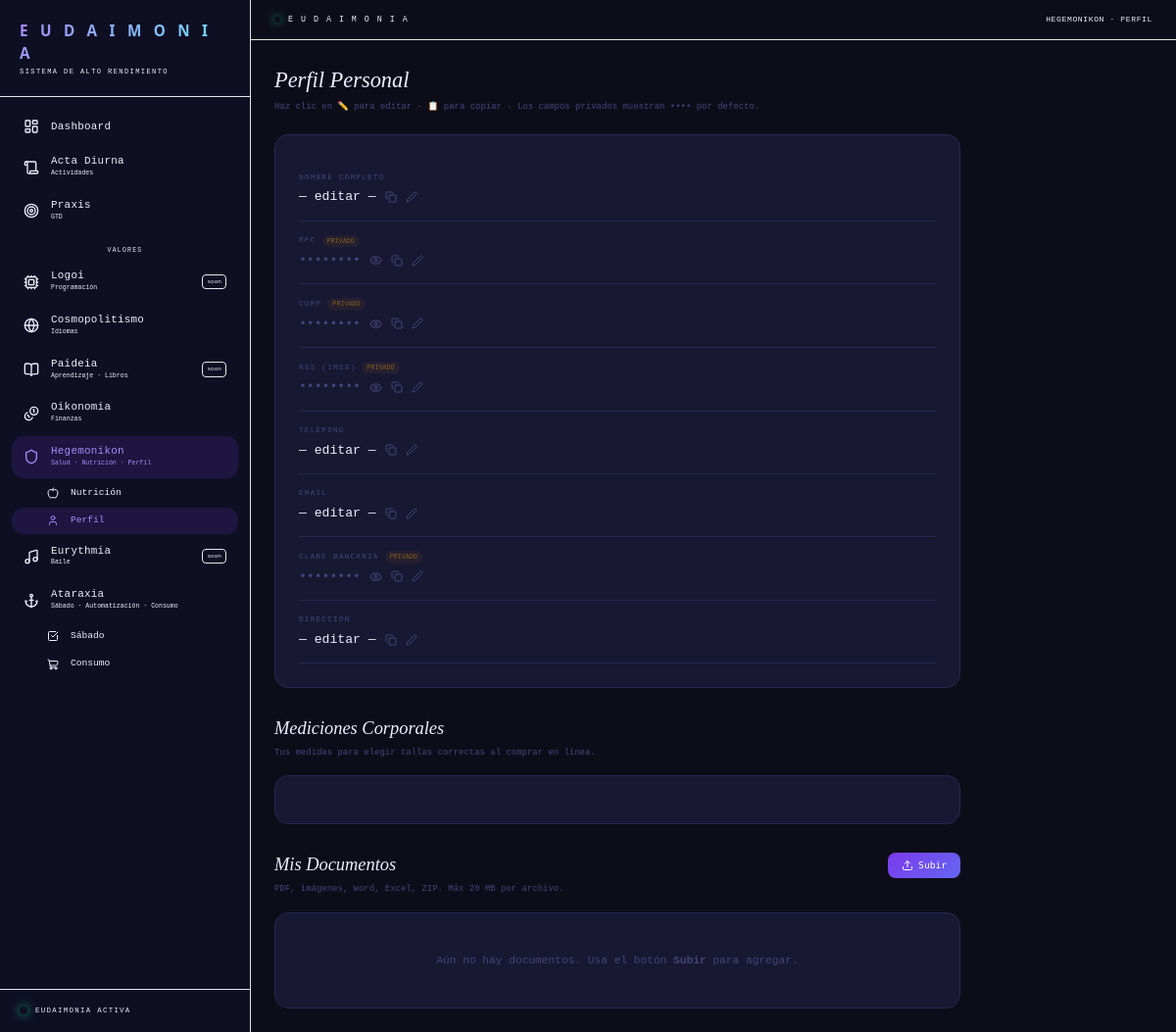
The app's page /perfil/ with its own data.
### tables this page shows
CREATE TABLE personal_info (
            key     TEXT PRIMARY KEY,
            label   TEXT NOT NULL,
            value   TEXT NOT NULL,
            private INTEGER DEFAULT 0
        );

### gio_v3/modules/perfil/routes.py (the view)
@perfil_bp.route('/')
def index():
    with get_db() as db:
        info         = db.execute("SELECT * FROM personal_info ORDER BY rowid").fetchall()
        measurements = db.execute("SELECT * FROM body_measurements ORDER BY rowid").fetchall()
        docs         = db.execute("SELECT * FROM profile_docs ORDER BY uploaded_at DESC").fetchall()
    return render_template('perfil/index.html', info=info, measurements=measurements, docs=docs)

### gio_v3/database.py (called while the page is built)
def get_db():
    conn = sqlite3.connect(DB_PATH)
    conn.row_factory = sqlite3.Row
    return conn

### gio_v3/templates/perfil/index.html (shortened to what this page needs)
{% extends "tw/layout.html" %}{% set pg='perfil' %}
{% block title %}Hegemonikon — Eudaimonia{% endblock %}{% block topright %}HEGEMONIKON · PERFIL{% endblock %}
{% block content %}
<div style="max-width:700px;width:100%;">
  <div style="font-family:var(--serif);font-size:1.4rem;font-style:italic;font-weight:300;margin-bottom:4px;">Perfil Personal</div>
  <div style="font-size:.56rem;color:var(--dim);margin-bottom:20px;">Haz clic en ✏️ para editar · 📋 para copiar · Los campos privados muestran •••• por defecto.</div>
  <div class="tile" style="padding:24px;margin-bottom:28px;">
    {% for item in info %}
    <div style="padding:14px 0;border-bottom:1px solid var(--b);display:flex;flex-direction:column;gap:4px;" data-key="{{ item.key }}">
      <div style="display:flex;align-items:center;gap:6px;">
        <span style="font-size:.48rem;color:var(--dim);letter-spacing:.16em;text-transform:uppercase;">{{ item.label }}</span>
        {% if item.private %}<span style="font-size:.42rem;color:var(--gold);opacity:.5;background:var(--gold-d);padding:1px 5px;border-radius:100px;">PRIVADO</span>{% endif %}
      </div>
      <div style="display:flex;align-items:center;gap:9px;" id="vrow-{{ item.key }}">
        <span style="font-size:.82rem;color:{% if item.private %}var(--dim){% else %}var(--text){% endif %};" id="val-{{ item.key }}" data-real="{{ item.value }}" data-private="{{ item.private }}">
          {% if item.private %}••••••••{% else %}{{ item.value }}{% endif %}
        </span>
        {% if item.private %}
        <button style="background:none;border:none;color:var(--dim);cursor:pointer;display:flex;align-items:center;transition:color .16s;" onmouseenter="this.style.color='var(--gold)'" onmouseleave="this.style.color='var(--dim)'" onclick="toggleVis('{{ item.key }}')" title="Mostrar/ocultar">
          <i data-lucide="eye" style="width:13px;height:13px;"></i>
        </button>
        {% endif %}
        <button style="background:none;border:none;color:var(--dim);cursor:pointer;display:flex;align-items:center;transition:color .16s;" onmouseenter="this.style.color='var(--gold)'" onmouseleave="this.style.color='var(--dim)'" onclick="copyVal('{{ item.key }}')" title="Copiar">
          <i data-lucide="copy" style="width:12px;height:12px;"></i>
        </button>
        <button style="background:none;border:none;color:var(--dim);cursor:pointer;display:flex;align-items:center;transition:color .16s;" onmouseenter="this.style.color='var(--gold)'" onmouseleave="this.style.color='var(--dim)'" onclick="startEdit('{{ item.key }}')" title="Editar">
          <i data-lucide="edit-2" style="width:12px;height:12px;"></i>
        </button>
      </div>
    </div>
    {% endfor %}
  </div>
  <div style="font-family:var(--serif);font-size:1.15rem;font-style:italic;font-weight:300;margin-bottom:4px;">Mediciones Corporales</div>
  <div style="font-size:.56rem;color:var(--dim);margin-bottom:16px;">Tus medidas para elegir tallas correctas al comprar en línea.</div>
  <div class="tile" style="padding:24px;margin-bottom:28px;">
  </div>
  <div style="display:flex;align-items:center;justify-content:space-between;margin-bottom:4px;">
    <div style="font-family:var(--serif);font-size:1.15rem;font-style:italic;font-weight:300;">Mis Documentos</div>
    <label style="cursor:pointer;" title="Subir documento">
      <span class="btn-a" style="padding:6px 14px;font-size:.6rem;display:flex;align-items:center;gap:5px;">
        <i data-lucide="upload" style="width:12px;height:12px;"></i> Subir
      </span>
    </label>
  </div>
  <div style="font-size:.56rem;color:var(--dim);margin-bottom:16px;">PDF, imágenes, Word, Excel, ZIP. Máx 20 MB por archivo.</div>
  <div class="tile" style="padding:16px 24px;" id="docsList">
    {% if docs %}
      {% for doc in docs %}
      <div style="padding:10px 0;border-bottom:1px solid var(--b);display:flex;align-items:center;gap:10px;" id="docrow-{{ doc.id }}">
        <i data-lucide="file-text" style="width:15px;height:15px;color:var(--gold);flex-shrink:0;"></i>
        <a href="/perfil/docs/{{ doc.filename }}" target="_blank" style="flex:1;font-size:.74rem;color:var(--text);text-decoration:none;word-break:break-all;" onmouseenter="this.style.color='var(--gold)'" onmouseleave="this.style.color='var(--text)'">{{ doc.original }}</a>
        <span style="font-size:.46rem;color:var(--dim);flex-shrink:0;">{{ doc.uploaded_at[:10] }}</span>
        <button style="background:none;border:none;color:var(--dim);cursor:pointer;display:flex;align-items:center;transition:color .16s;flex-shrink:0;" onmouseenter="this.style.color='#f87171'" onmouseleave="this.style.color='var(--dim)'" onclick="deleteDoc({{ doc.id }})" title="Eliminar">
          <i data-lucide="trash-2" style="width:12px;height:12px;"></i>
        </button>
      </div>
      {% endfor %}
    {% else %}
      <div style="text-align:center;padding:24px 0;color:var(--dim);font-size:.7rem;" id="docsEmpty">Aún no hay documentos. Usa el botón <strong>Subir</strong> para agregar.</div>
    {% endif %}
  </div>
</div>
{% endblock %}

### gio_v3/templates/tw/layout.html (shortened to what this page needs)
<!DOCTYPE html>
<html lang="es" class="dark">
<head>
  <script src="https://cdn.tailwindcss.com"></script>
  <link rel="stylesheet" href="/static/css/app.css">
</head>
<body class="bg-[#0d0d1a] text-[#eeeeff] font-mono antialiased min-h-screen">
<aside id="sidebar"
       class="fixed top-0 left-0 h-full w-64 border-r border-border z-40
              flex flex-col
              -translate-x-full lg:translate-x-0"
       style="background:#0f0f24;">
  <div class="flex flex-col px-5 py-5 border-b border-border flex-shrink-0 gap-0.5">
    <span class="brand-text font-sans font-bold text-[0.95rem] tracking-[0.28em]">E U D A I M O N I A</span>
    <span class="text-[0.44rem] text-dim tracking-[0.2em] uppercase">Sistema de alto rendimiento</span>
  </div>
  <nav class="flex-1 overflow-y-auto py-3 px-3 space-y-0.5">
    {% for href, icon, label, key, prev in [
      ('/',            'layout-dashboard', 'Dashboard',    'dashboard',   ''),
      ('/actividades', 'scroll',           'Acta Diurna',  'actividades', 'Actividades'),
      ('/gtd',         'target',           'Praxis',       'gtd',         'GTD'),
    ] %}
    <a href="{{ href }}"
       class="nav-link {% if pg == key %}active{% else %}text-dim{% endif %}
              flex items-center gap-3 px-3 py-2.5 rounded-xl group">
      <i data-lucide="{{ icon }}" class="w-4 h-4 flex-shrink-0"></i>
      <div class="flex flex-col min-w-0">
        <span class="text-[0.68rem] tracking-wide leading-none">{{ label }}</span>
        {% if prev %}<span class="text-[0.41rem] text-dim mt-0.5 group-hover:text-mid transition-colors">{{ prev }}</span>{% endif %}
      </div>
    </a>
    {% endfor %}
    <div class="flex items-center gap-2 px-3 pt-3 pb-1">
      <div class="flex-1 h-px bg-border"></div>
      <span class="text-[0.4rem] text-dim tracking-[0.2em] uppercase flex-shrink-0">Valores</span>
      <div class="flex-1 h-px bg-border"></div>
    </div>
    <a href="/logoi"
       class="nav-link {% if pg == 'logoi' %}active{% else %}text-dim{% endif %}
              flex items-center gap-3 px-3 py-2.5 rounded-xl group">
      <i data-lucide="cpu" class="w-4 h-4 flex-shrink-0"></i>
      <div class="flex flex-col min-w-0 flex-1">
        <span class="text-[0.68rem] tracking-wide leading-none">Logoi</span>
        <span class="text-[0.41rem] text-dim mt-0.5 group-hover:text-mid transition-colors">Programación</span>
      </div>
      <span class="text-[0.38rem] text-dim border border-border rounded px-1 py-0.5 flex-shrink-0">soon</span>
    </a>
    <a href="/idiomas"
       class="nav-link {% if pg == 'idiomas' %}active{% else %}text-dim{% endif %}
              flex items-center gap-3 px-3 py-2.5 rounded-xl group">
      <i data-lucide="globe" class="w-4 h-4 flex-shrink-0"></i>
      <div class="flex flex-col min-w-0">
        <span class="text-[0.68rem] tracking-wide leading-none">Cosmopolitismo</span>
        <span class="text-[0.41rem] text-dim mt-0.5 group-hover:text-mid transition-colors">Idiomas</span>
      </div>
    </a>
    <a href="/paideia"
       class="nav-link {% if pg == 'paideia' %}active{% else %}text-dim{% endif %}
              flex items-center gap-3 px-3 py-2.5 rounded-xl group">
      <i data-lucide="book-open" class="w-4 h-4 flex-shrink-0"></i>
      <div class="flex flex-col min-w-0 flex-1">
        <span class="text-[0.68rem] tracking-wide leading-none">Paideia</span>
        <span class="text-[0.41rem] text-dim mt-0.5 group-hover:text-mid transition-colors">Aprendizaje · Libros</span>
      </div>
      <span class="text-[0.38rem] text-dim border border-border rounded px-1 py-0.5 flex-shrink-0">soon</span>
    </a>
    <a href="/finanzas"
       class="nav-link {% if pg == 'finanzas' %}active{% else %}text-dim{% endif %}
              flex items-center gap-3 px-3 py-2.5 rounded-xl group">
      <i data-lucide="coins" class="w-4 h-4 flex-shrink-0"></i>
      <div class="flex flex-col min-w-0">
        <span class="text-[0.68rem] tracking-wide leading-none">Oikonomia</span>
        <span class="text-[0.41rem] text-dim mt-0.5 group-hover:text-mid transition-colors">Finanzas</span>
      </div>
    </a>
    <a href="/nutricion"
       class="nav-link {% if pg in ['nutricion','perfil'] %}active{% else %}text-dim{% endif %}
              flex items-center gap-3 px-3 py-2.5 rounded-xl group">
      <i data-lucide="shield" class="w-4 h-4 flex-shrink-0"></i>
      <div class="flex flex-col min-w-0">
        <span class="text-[0.68rem] tracking-wide leading-none">Hegemonikon</span>
        <span class="text-[0.41rem] text-dim mt-0.5 group-hover:text-mid transition-colors">Salud · Nutrición · Perfil</span>
      </div>
    </a>
    <a href="/nutricion"
       class="nav-link {% if pg == 'nutricion' %}active{% else %}text-dim{% endif %}
              flex items-center gap-3 pl-9 pr-3 py-1.5 rounded-xl">
      <i data-lucide="apple" class="w-3 h-3 flex-shrink-0"></i>
      <span class="text-[0.6rem]">Nutrición</span>
    </a>
    <a href="/perfil"
       class="nav-link {% if pg == 'perfil' %}active{% else %}text-dim{% endif %}
              flex items-center gap-3 pl-9 pr-3 py-1.5 rounded-xl">
      <i data-lucide="user" class="w-3 h-3 flex-shrink-0"></i>
      <span class="text-[0.6rem]">Perfil</span>
    </a>
    <a href="/eurythmia"
       class="nav-link {% if pg == 'eurythmia' %}active{% else %}text-dim{% endif %}
              flex items-center gap-3 px-3 py-2.5 rounded-xl group">
      <i data-lucide="music" class="w-4 h-4 flex-shrink-0"></i>
      <div class="flex flex-col min-w-0 flex-1">
        <span class="text-[0.68rem] tracking-wide leading-none">Eurythmia</span>
        <span class="text-[0.41rem] text-dim mt-0.5 group-hover:text-mid transition-colors">Baile</span>
      </div>
      <span class="text-[0.38rem] text-dim border border-border rounded px-1 py-0.5 flex-shrink-0">soon</span>
    </a>
    <a href="/sabado"
       class="nav-link {% if pg in ['sabado','consumo'] %}active{% else %}text-dim{% endif %}
              flex items-center gap-3 px-3 py-2.5 rounded-xl group">
      <i data-lucide="anchor" class="w-4 h-4 flex-shrink-0"></i>
      <div class="flex flex-col min-w-0">
        <span class="text-[0.68rem] tracking-wide leading-none">Ataraxia</span>
        <span class="text-[0.41rem] text-dim mt-0.5 group-hover:text-mid transition-colors">Sábado · Automatización · Consumo</span>
      </div>
    </a>
    <a href="/sabado"
       class="nav-link {% if pg == 'sabado' %}active{% else %}text-dim{% endif %}
              flex items-center gap-3 pl-9 pr-3 py-1.5 rounded-xl">
      <i data-lucide="check-square" class="w-3 h-3 flex-shrink-0"></i>
      <span class="text-[0.6rem]">Sábado</span>
    </a>
    <a href="/finanzas/consumo"
       class="nav-link {% if pg == 'consumo' %}active{% else %}text-dim{% endif %}
              flex items-center gap-3 pl-9 pr-3 py-1.5 rounded-xl">
      <i data-lucide="shopping-cart" class="w-3 h-3 flex-shrink-0"></i>
      <span class="text-[0.6rem]">Consumo</span>
    </a>
  </nav>
  <div class="flex-shrink-0 px-5 py-4 border-t border-border">
    <div class="flex items-center gap-2">
      <span class="status-dot w-2 h-2 rounded-full bg-gio-emerald flex-shrink-0"></span>
      <span class="text-[0.46rem] text-dim tracking-[0.18em] uppercase">Eudaimonia activa</span>
    </div>
  </div>
</aside>
<div class="lg:pl-64 flex flex-col min-h-screen">
  <header class="sticky top-0 z-20 bg-surface border-b border-border flex-shrink-0">
    <div class="flex items-center justify-between px-4 md:px-6 py-3.5">
      <div class="flex items-center gap-3">
        <div class="flex items-center gap-2">
          <span class="status-dot w-1.5 h-1.5 rounded-full bg-gio-emerald animate-pulse2 flex-shrink-0 hidden sm:block"></span>
          <span class="text-[0.52rem] text-dim tracking-[0.18em] uppercase">E U D A I M O N I A</span>
        </div>
      </div>
      <div class="flex items-center gap-3">
        <span class="text-[0.5rem] text-mid tracking-[0.08em] truncate max-w-[140px] sm:max-w-none">
          {% block topright %}{% endblock %}
        </span>
      </div>
    </div>
  </header>
  <main class="flex-1 p-4 md:p-6 overflow-x-hidden">
    {% block content %}{% endblock %}
  </main>
</div>
</body>
</html>

### gio_v3/templates/tw/layout.html (style rules this page uses)
:root { --bg:#0d0d1a; --surf:#13132b; --card:#181832; --card2:#1e1e3c; --b:#272750; --b2:#353568; --violet:#7c3aed; --violet-l:#a78bfa; --violet-d:rgba(124,58,237,.14); --cyan:#06b6d4; --cyan-l:#67e8f9; --cyan-d:rgba(6,182,212,.12); --emerald:#10b981; --emerald-l:#6ee7b7; --emerald-d:rgba(16,185,129,.12); --amber:#f59e0b; --amber-l:#fcd34d; --amber-d:rgba(245,158,11,.12); --coral:#f43f5e; --coral-d:rgba(244,63,94,.12); --blue:#3b82f6; --blue-d:rgba(59,130,246,.12); --pink:#ec4899; --pink-d:rgba(236,72,153,.12); --indigo:#6366f1; --orange:#fb923c; --gold:#f59e0b; --gold-d:rgba(245,158,11,.12); --gold-g:rgba(245,158,11,.3); --purple:#a78bfa; --green:#10b981; --red:#f43f5e; --text:#eeeeff; --mid:#8888bb; --dim:#44447a; --sans:'Inter',sans-serif; --mono:'DM Mono',monospace; --serif:'Georgia',serif; }
* { scrollbar-width: thin; scrollbar-color: #353568 transparent; }
#sidebar { transition: transform 0.28s cubic-bezier(.4,0,.2,1); }
.brand-text { background: linear-gradient(135deg, #a78bfa, #67e8f9); -webkit-background-clip: text; -webkit-text-fill-color: transparent; background-clip: text; }
.status-dot { box-shadow: 0 0 10px #10b981; }
.nav-link.active { background: rgba(124,58,237,0.14); color: #a78bfa; }
.nav-link { transition: background 0.18s, color 0.18s; }
.tile { background:var(--card); border:1px solid var(--b); border-radius:14px; padding:20px; }
.btn-a { background:linear-gradient(135deg,var(--violet),var(--indigo)); border:none; color:#fff; padding:8px 18px; border-radius:8px; font-size:.62rem; font-family:var(--mono); cursor:pointer; transition:opacity .18s; }

### records on screen
personal_info: label "NOMBRE COMPLETO", value "— editar —"
personal_info: label "RFC", private "PRIVADO"
personal_info: label "CURP", private "PRIVADO"
personal_info: label "NSS (IMSS)", private "PRIVADO"
personal_info: label "TELÉFONO", value "— editar —"
personal_info: label "EMAIL", value "— editar —"
personal_info: label "CLABE BANCARIA", private "PRIVADO"
personal_info: label "DIRECCIÓN", value "— editar —"

### other values on screen
{{ label }} "Dashboard" "Acta Diurna" "Praxis"
{{ prev }} "Actividades" "GTD"
